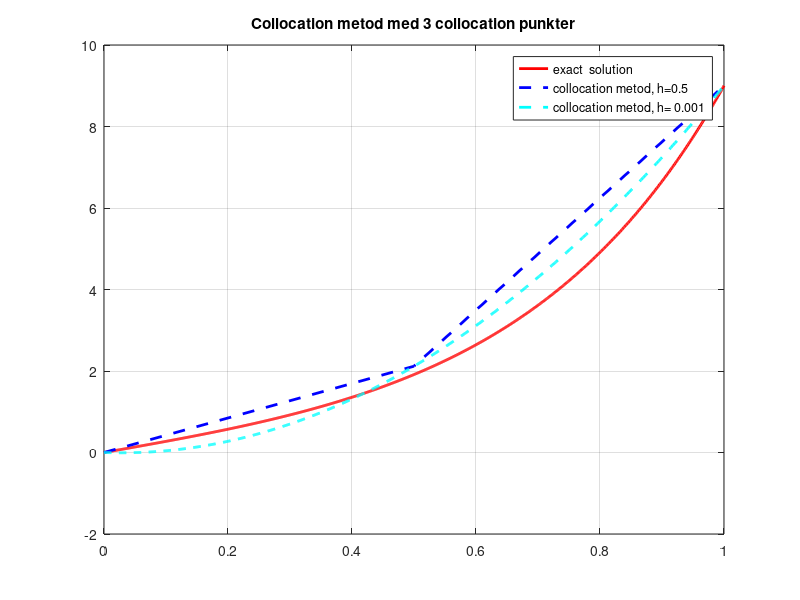

Reproduce this figure in MATLAB.
% BVP: Example 1. Vi löser  BVP:
% u''(t) = 9 u(t)
%  u(0)= 0, u(1)=9.
% med hjälp av collocation metod.
   
close all;
clear

N=1001;
y0 = [0 9]';  % begynnelsevarden
t0 = 0;          % begynnelsetiden
ts = 1;         % slut-tid


% Exact solution


%  diskretiseringen


h=(ts-t0)/(N-1);
  t = linspace(t0,ts,N);

uex = linspace(t0,ts,N);
vv = linspace(t0,ts,N);
 
uex(1)= 0;  % begynnelsevarden
uex(N)= 9;

%collocation metod för 3 collocation  punkter:
th=[0,0.5,1]';
ncolp = 3;
hh=(ts-t0)/(ncolp-1);

v = linspace(t0,ts,ncolp);

% konstruerar matrix och höger led från villkor i 3 collocation punkter,
%se föreläsning  19
  
A=[-9,-4.5,-0.25; 1,0,0; 1,1,1];
b = [0,0,9];

uh = A\b';


% lösning i collocation method i 3 punkter:
for k = 1:ncolp
	  v(k) = uh(1) +  uh(2)*th(k) + uh(3)*(th(k)^2);
end



%exakt lösning och collocation metod i N punkter

for k = 1:N
    uex(k) = 0.4492*(exp(3*t(k)) - exp(-3*t(k)));
    vv(k) = uh(1) +  uh(2)*t(k) + uh(3)*(t(k)^2);
end

	  
plot(t, uex, 'r - ','LineWidth',2)

grid on
hold on;

plot(th, v, 'b --','LineWidth',2)

plot(t, vv, 'c --','LineWidth',2)

legend('exact  solution', 'collocation metod, h=0.5', 'collocation metod, h= 0.001')

%str_xlabel = ['Collocation metod med 3 collocation punkter, h=', num2str(hh)];
str_xlabel = ['Collocation metod med 3 collocation punkter'];

title(str_xlabel)
